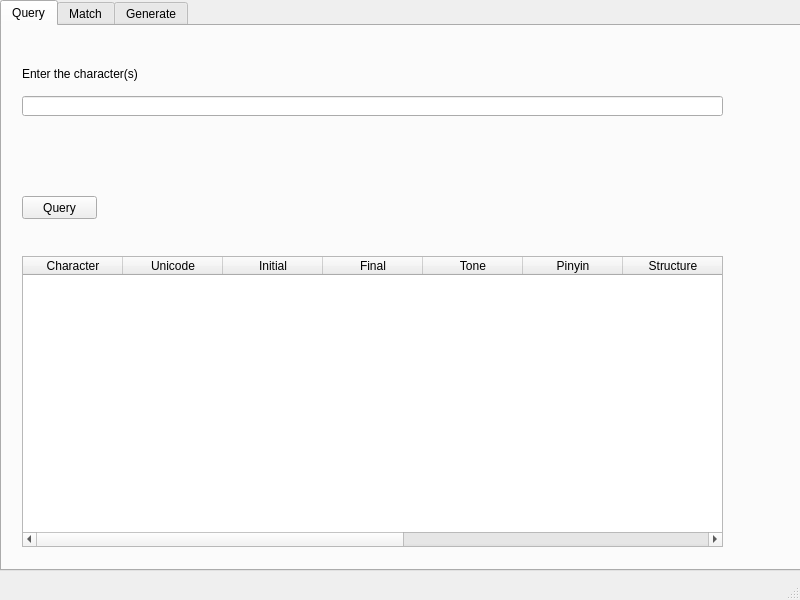
<?xml version="1.0" encoding="UTF-8"?>
<ui version="4.0">
 <class>MainWindow</class>
 <widget class="QMainWindow" name="MainWindow">
  <property name="geometry">
   <rect>
    <x>0</x>
    <y>0</y>
    <width>800</width>
    <height>600</height>
   </rect>
  </property>
  <property name="cursor">
   <cursorShape>PointingHandCursor</cursorShape>
  </property>
  <property name="windowTitle">
   <string>MainWindow</string>
  </property>
  <widget class="QWidget" name="centralwidget">
   <widget class="QTabWidget" name="function_tabs">
    <property name="geometry">
     <rect>
      <x>0</x>
      <y>0</y>
      <width>801</width>
      <height>571</height>
     </rect>
    </property>
    <property name="cursor">
     <cursorShape>ArrowCursor</cursorShape>
    </property>
    <property name="focusPolicy">
     <enum>Qt::NoFocus</enum>
    </property>
    <property name="currentIndex">
     <number>0</number>
    </property>
    <widget class="QWidget" name="tab">
     <attribute name="title">
      <string>Query</string>
     </attribute>
     <widget class="QLabel" name="query_prompt">
      <property name="geometry">
       <rect>
        <x>20</x>
        <y>40</y>
        <width>291</width>
        <height>16</height>
       </rect>
      </property>
      <property name="text">
       <string>Enter the character(s)</string>
      </property>
     </widget>
     <widget class="QPushButton" name="query_button">
      <property name="geometry">
       <rect>
        <x>20</x>
        <y>170</y>
        <width>75</width>
        <height>23</height>
       </rect>
      </property>
      <property name="cursor">
       <cursorShape>PointingHandCursor</cursorShape>
      </property>
      <property name="text">
       <string>Query</string>
      </property>
     </widget>
     <widget class="QLineEdit" name="query_input">
      <property name="geometry">
       <rect>
        <x>20</x>
        <y>70</y>
        <width>701</width>
        <height>20</height>
       </rect>
      </property>
     </widget>
     <widget class="QTableWidget" name="query_table">
      <property name="geometry">
       <rect>
        <x>20</x>
        <y>230</y>
        <width>701</width>
        <height>291</height>
       </rect>
      </property>
      <property name="minimumSize">
       <size>
        <width>651</width>
        <height>192</height>
       </size>
      </property>
      <column>
       <property name="text">
        <string>Character</string>
       </property>
      </column>
      <column>
       <property name="text">
        <string>Unicode</string>
       </property>
      </column>
      <column>
       <property name="text">
        <string>Initial</string>
       </property>
      </column>
      <column>
       <property name="text">
        <string>Final</string>
       </property>
      </column>
      <column>
       <property name="text">
        <string>Tone</string>
       </property>
      </column>
      <column>
       <property name="text">
        <string>Pinyin</string>
       </property>
      </column>
      <column>
       <property name="text">
        <string>Structure</string>
       </property>
      </column>
      <column>
       <property name="text">
        <string>Liushu</string>
       </property>
      </column>
      <column>
       <property name="text">
        <string>Radical</string>
       </property>
      </column>
      <column>
       <property name="text">
        <string>Strokes</string>
       </property>
      </column>
      <column>
       <property name="text">
        <string>Frequency</string>
       </property>
      </column>
     </widget>
    </widget>
    <widget class="QWidget" name="tab_2">
     <attribute name="title">
      <string>Match</string>
     </attribute>
     <widget class="QWidget" name="layoutWidget">
      <property name="geometry">
       <rect>
        <x>30</x>
        <y>30</y>
        <width>600</width>
        <height>89</height>
       </rect>
      </property>
      <layout class="QVBoxLayout" name="verticalLayout_2">
       <item>
        <widget class="QLabel" name="label_6">
         <property name="text">
          <string>Select feature(s) for matching</string>
         </property>
         <property name="alignment">
          <set>Qt::AlignCenter</set>
         </property>
        </widget>
       </item>
       <item>
        <layout class="QGridLayout" name="gridLayout">
         <item row="0" column="0">
          <widget class="QLabel" name="label">
           <property name="text">
            <string>Phonological features</string>
           </property>
          </widget>
         </item>
         <item row="0" column="1">
          <widget class="QCheckBox" name="check_initial">
           <property name="text">
            <string>Initial</string>
           </property>
          </widget>
         </item>
         <item row="0" column="2">
          <widget class="QCheckBox" name="check_final">
           <property name="text">
            <string>Final</string>
           </property>
          </widget>
         </item>
         <item row="0" column="3">
          <widget class="QCheckBox" name="check_tone">
           <property name="text">
            <string>Tone</string>
           </property>
          </widget>
         </item>
         <item row="1" column="0">
          <widget class="QLabel" name="label_2">
           <property name="text">
            <string>Orthographic features</string>
           </property>
          </widget>
         </item>
         <item row="1" column="1">
          <widget class="QCheckBox" name="check_radical">
           <property name="text">
            <string>Radical</string>
           </property>
          </widget>
         </item>
         <item row="1" column="2">
          <widget class="QCheckBox" name="check_structure">
           <property name="text">
            <string>Structure</string>
           </property>
          </widget>
         </item>
         <item row="1" column="3" colspan="2">
          <widget class="QCheckBox" name="check_liushu">
           <property name="text">
            <string>Liushu Classification</string>
           </property>
          </widget>
         </item>
         <item row="2" column="0">
          <widget class="QLabel" name="label_3">
           <property name="text">
            <string>Statistical features</string>
           </property>
          </widget>
         </item>
         <item row="2" column="1">
          <widget class="QLabel" name="label_4">
           <property name="text">
            <string>Difference of stroke numbers</string>
           </property>
          </widget>
         </item>
         <item row="2" column="2">
          <widget class="QSpinBox" name="stroke_diff">
           <property name="minimum">
            <number>-1</number>
           </property>
           <property name="maximum">
            <number>10</number>
           </property>
           <property name="value">
            <number>-1</number>
           </property>
          </widget>
         </item>
         <item row="2" column="3">
          <widget class="QLabel" name="label_5">
           <property name="text">
            <string>Difference of logged frequency</string>
           </property>
          </widget>
         </item>
         <item row="2" column="4">
          <widget class="QDoubleSpinBox" name="freq_diff">
           <property name="decimals">
            <number>1</number>
           </property>
           <property name="minimum">
            <double>-1.000000000000000</double>
           </property>
           <property name="singleStep">
            <double>1.000000000000000</double>
           </property>
           <property name="value">
            <double>-1.000000000000000</double>
           </property>
          </widget>
         </item>
        </layout>
       </item>
      </layout>
     </widget>
     <widget class="QTableWidget" name="match_table">
      <property name="geometry">
       <rect>
        <x>30</x>
        <y>230</y>
        <width>701</width>
        <height>291</height>
       </rect>
      </property>
      <property name="minimumSize">
       <size>
        <width>651</width>
        <height>192</height>
       </size>
      </property>
      <column>
       <property name="text">
        <string>Character</string>
       </property>
      </column>
      <column>
       <property name="text">
        <string>Unicode</string>
       </property>
      </column>
      <column>
       <property name="text">
        <string>Initial</string>
       </property>
      </column>
      <column>
       <property name="text">
        <string>Final</string>
       </property>
      </column>
      <column>
       <property name="text">
        <string>Tone</string>
       </property>
      </column>
      <column>
       <property name="text">
        <string>Pinyin</string>
       </property>
      </column>
      <column>
       <property name="text">
        <string>Structure</string>
       </property>
      </column>
      <column>
       <property name="text">
        <string>Liushu</string>
       </property>
      </column>
      <column>
       <property name="text">
        <string>Radical</string>
       </property>
      </column>
      <column>
       <property name="text">
        <string>Strokes</string>
       </property>
      </column>
      <column>
       <property name="text">
        <string>Frequency</string>
       </property>
      </column>
     </widget>
     <widget class="QWidget" name="">
      <property name="geometry">
       <rect>
        <x>32</x>
        <y>171</y>
        <width>691</width>
        <height>25</height>
       </rect>
      </property>
      <layout class="QHBoxLayout" name="horizontalLayout">
       <item>
        <widget class="QLabel" name="match_prompt">
         <property name="maximumSize">
          <size>
           <width>159</width>
           <height>16777215</height>
          </size>
         </property>
         <property name="text">
          <string>Enter one character for matching</string>
         </property>
        </widget>
       </item>
       <item>
        <widget class="QLineEdit" name="match_input">
         <property name="maxLength">
          <number>1</number>
         </property>
        </widget>
       </item>
       <item>
        <widget class="QPushButton" name="match_button">
         <property name="text">
          <string>Match</string>
         </property>
        </widget>
       </item>
       <item>
        <widget class="QLabel" name="label_10">
         <property name="text">
          <string>Status:</string>
         </property>
        </widget>
       </item>
       <item>
        <widget class="QLineEdit" name="status"/>
       </item>
      </layout>
     </widget>
    </widget>
    <widget class="QWidget" name="tab_3">
     <attribute name="title">
      <string>Generate</string>
     </attribute>
     <widget class="QTableWidget" name="generate_table">
      <property name="geometry">
       <rect>
        <x>20</x>
        <y>160</y>
        <width>721</width>
        <height>371</height>
       </rect>
      </property>
      <property name="minimumSize">
       <size>
        <width>651</width>
        <height>192</height>
       </size>
      </property>
      <column>
       <property name="text">
        <string>Character</string>
       </property>
      </column>
      <column>
       <property name="text">
        <string>Unicode</string>
       </property>
      </column>
      <column>
       <property name="text">
        <string>Initial</string>
       </property>
      </column>
      <column>
       <property name="text">
        <string>Final</string>
       </property>
      </column>
      <column>
       <property name="text">
        <string>Tone</string>
       </property>
      </column>
      <column>
       <property name="text">
        <string>Pinyin</string>
       </property>
      </column>
      <column>
       <property name="text">
        <string>Structure</string>
       </property>
      </column>
      <column>
       <property name="text">
        <string>Liushu</string>
       </property>
      </column>
      <column>
       <property name="text">
        <string>Radical</string>
       </property>
      </column>
      <column>
       <property name="text">
        <string>Strokes</string>
       </property>
      </column>
      <column>
       <property name="text">
        <string>Frequency</string>
       </property>
      </column>
     </widget>
     <widget class="QWidget" name="">
      <property name="geometry">
       <rect>
        <x>20</x>
        <y>30</y>
        <width>680</width>
        <height>98</height>
       </rect>
      </property>
      <layout class="QVBoxLayout" name="verticalLayout">
       <item>
        <widget class="QLabel" name="label_19">
         <property name="text">
          <string>Select features for character generation</string>
         </property>
         <property name="alignment">
          <set>Qt::AlignCenter</set>
         </property>
        </widget>
       </item>
       <item>
        <layout class="QGridLayout" name="gridLayout_2">
         <item row="2" column="8">
          <widget class="QDoubleSpinBox" name="big_freq">
           <property name="decimals">
            <number>1</number>
           </property>
           <property name="maximum">
            <double>10.000000000000000</double>
           </property>
           <property name="value">
            <double>10.000000000000000</double>
           </property>
          </widget>
         </item>
         <item row="2" column="5">
          <widget class="QSpinBox" name="big_stroke">
           <property name="maximum">
            <number>30</number>
           </property>
           <property name="value">
            <number>30</number>
           </property>
          </widget>
         </item>
         <item row="2" column="9">
          <widget class="QPushButton" name="generate_button">
           <property name="text">
            <string>Generate</string>
           </property>
          </widget>
         </item>
         <item row="0" column="0">
          <widget class="QLabel" name="label_8">
           <property name="text">
            <string>Phonological features</string>
           </property>
          </widget>
         </item>
         <item row="0" column="9">
          <widget class="QLineEdit" name="tone_box"/>
         </item>
         <item row="0" column="2" colspan="3">
          <widget class="QLineEdit" name="init_box"/>
         </item>
         <item row="0" column="5">
          <widget class="QLabel" name="label_13">
           <property name="text">
            <string>Final</string>
           </property>
          </widget>
         </item>
         <item row="0" column="6" colspan="2">
          <widget class="QLineEdit" name="final_box"/>
         </item>
         <item row="0" column="8">
          <widget class="QLabel" name="label_12">
           <property name="text">
            <string>Tone</string>
           </property>
          </widget>
         </item>
         <item row="2" column="6">
          <widget class="QLabel" name="label_17">
           <property name="text">
            <string>Frequency range</string>
           </property>
          </widget>
         </item>
         <item row="2" column="0">
          <widget class="QLabel" name="label_9">
           <property name="text">
            <string>Statistical features</string>
           </property>
          </widget>
         </item>
         <item row="0" column="1">
          <widget class="QLabel" name="label_11">
           <property name="text">
            <string>Initial</string>
           </property>
          </widget>
         </item>
         <item row="1" column="0">
          <widget class="QLabel" name="label_7">
           <property name="text">
            <string>Orthographic features</string>
           </property>
          </widget>
         </item>
         <item row="2" column="7">
          <widget class="QDoubleSpinBox" name="small_freq">
           <property name="decimals">
            <number>1</number>
           </property>
          </widget>
         </item>
         <item row="2" column="4">
          <widget class="QSpinBox" name="small_stroke"/>
         </item>
         <item row="2" column="1" colspan="3">
          <widget class="QLabel" name="label_16">
           <property name="text">
            <string>Strokes range</string>
           </property>
          </widget>
         </item>
         <item row="1" column="9">
          <widget class="QComboBox" name="liushu_combo"/>
         </item>
         <item row="1" column="8">
          <widget class="QLabel" name="label_15">
           <property name="text">
            <string>Liushu</string>
           </property>
          </widget>
         </item>
         <item row="1" column="1">
          <widget class="QLabel" name="label_18">
           <property name="text">
            <string>Radical</string>
           </property>
          </widget>
         </item>
         <item row="1" column="2" colspan="3">
          <widget class="QComboBox" name="radical_combo"/>
         </item>
         <item row="1" column="5">
          <widget class="QLabel" name="label_14">
           <property name="text">
            <string>Structure</string>
           </property>
          </widget>
         </item>
         <item row="1" column="6" colspan="2">
          <widget class="QComboBox" name="structure_combo"/>
         </item>
        </layout>
       </item>
      </layout>
     </widget>
    </widget>
   </widget>
  </widget>
  <widget class="QMenuBar" name="menubar">
   <property name="geometry">
    <rect>
     <x>0</x>
     <y>0</y>
     <width>800</width>
     <height>21</height>
    </rect>
   </property>
  </widget>
  <widget class="QStatusBar" name="statusbar"/>
 </widget>
 <resources/>
 <connections/>
</ui>
